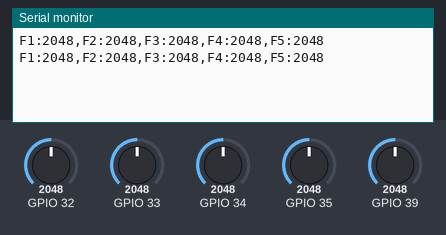
Simulated run of this sketch. Board: ESP32. Shown: the last lines printed to the serial monitor. The test bench sets the inputs (shaded band); at power-on: GPIO 32 = 2048, GPIO 33 = 2048, GPIO 34 = 2048, GPIO 35 = 2048, GPIO 39 = 2048.

Above: at 1.2 s.
1.3 s: GPIO 32 set to 1760
At 1.3 s:
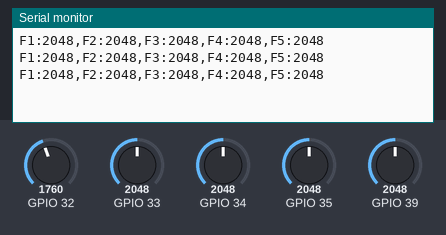
2.8 s: GPIO 33 set to 1760
At 3.2 s:
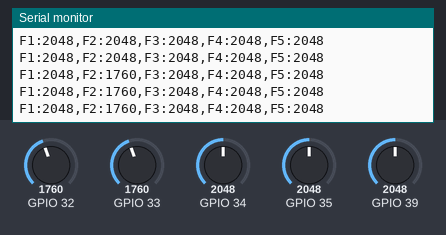
4.3 s: GPIO 34 set to 1760
At 4.7 s:
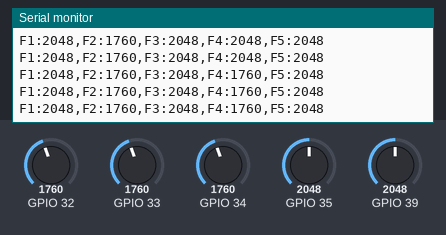
5.8 s: GPIO 35 set to 1760
At 6.3 s:
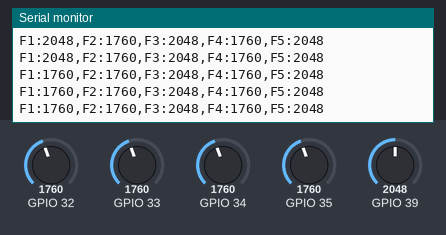
7.3 s: GPIO 39 set to 1760
At 7.8 s:
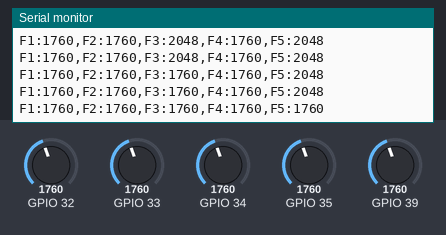
8.8 s: GPIO 32 set to 1840
At 9.3 s:
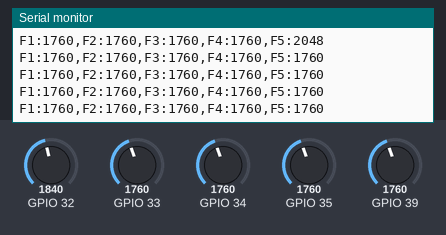
Timing chart, 0 to 11.3 s (numbered marks = the images above; inputs shaded):
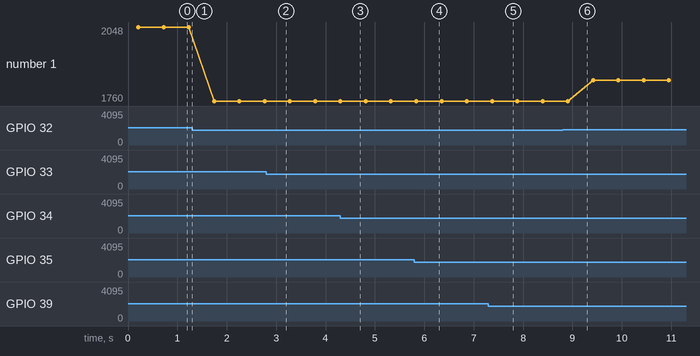

Measured:
- after the input at 7.3 s, the serial monitor: prints a new line after 0.07 s (image 5)
- plotted number 1: 2048 → 1760 after the input at 1.3 s, 1760 → 1840 after the input at 8.8 s

The sketch:

one_flex_Sensor_reading.ino
```cpp
void setup()
  // void setup()
{
    Serial.begin(115200);
    analogSetAttenuation(ADC_11db);
}

void loop()
{
  int reader = 0;
  long c = 0;
  int average = 0;

  int reader2 = 0;
  long c2 = 0;
  int avg2 = 0;

  int reader3 = 0;
  long c3 = 0;
  int avg3 = 0;

  int reader4 = 0;
  long c4 = 0;
  int avg4 = 0;

  int reader5 = 0;
  long c5 = 0;
  int avg5 = 0;


//FLEX SENSOR 1
  for (int i = 1; i<=20; i++)
  {
    reader = analogRead(34);
    c = c + reader;
    delay(2);
  }
  average = c/20;
  //Serial.print(" Reading of Pin34 "); Serial.println(average);
  if (average>1800)
  {
    //Serial.print(" Finger is  "); Serial.println("BENT");
  }
  if (average<1650)
  {
    //Serial.print(" Finger is "); Serial.println("STRAIGHT");
  }


//FLEX SENSOR 2
  for (int j = 1; j<=20; j++)
  {
    reader2 = analogRead(32);
    c2 = c2 + reader2;
    delay(2);
  }
  avg2 = c2/20;
  //Serial.print(" Reading of Pin32 "); Serial.println(avg2);
  if (avg2>1400)
  {
    //Serial.print(" Finger is  "); Serial.println("BENT");
  }
  if (avg2<1200)
  {
    //Serial.print(" Finger is "); Serial.println("STRAIGHT");
  }

//FLEX SENSOR 3
  for (int k = 1; k<=20; k++)
  {
    reader3 = analogRead(35);
    c3 = c3 + reader3;
    delay(2);
  }
  avg3 = c3/20;
  //Serial.print(" Reading of Pin35 "); Serial.println(avg3);
  if (avg3>1100)
  {
    //Serial.print(" Finger is  "); Serial.println("BENT");
  }
  if (avg3<1000)
  {
    //Serial.print(" Finger is "); Serial.println("STRAIGHT");
  }


  //FLEX SENSOR 4
  for (int l = 1; l<=20; l++)
  {
    reader4 = analogRead(33);
    c4 = c4 + reader4;
    delay(2);
  }
  avg4 = c4/20;
  //Serial.print(" Reading of Pin33 "); Serial.println(avg4);
  if (avg4>1300)
  {
   // Serial.print(" Finger is  "); Serial.println("BENT");
  }
  if (avg4<1200)
  {
    //Serial.print(" Finger is "); Serial.println("STRAIGHT");
  }


  //FLEX SENSOR 5
  for (int n = 1; n<=20; n++)
  {
    reader5 = analogRead(39);
    c5 = c5 + reader5;
    delay(2);
  }
  avg5 = c5/20;
  //Serial.print(" Reading of Pin27 "); Serial.println(avg5);


  Serial.print("F1:"); Serial.print(average);Serial.print(",");Serial.print("F2:"); Serial.print(avg2);Serial.print(",");Serial.print("F3:");Serial.print(avg3);Serial.print(",");Serial.print("F4:");Serial.print(avg4);Serial.print(",");Serial.print("F5:");Serial.print(avg5);Serial.println();


  delay(300);

}
```
